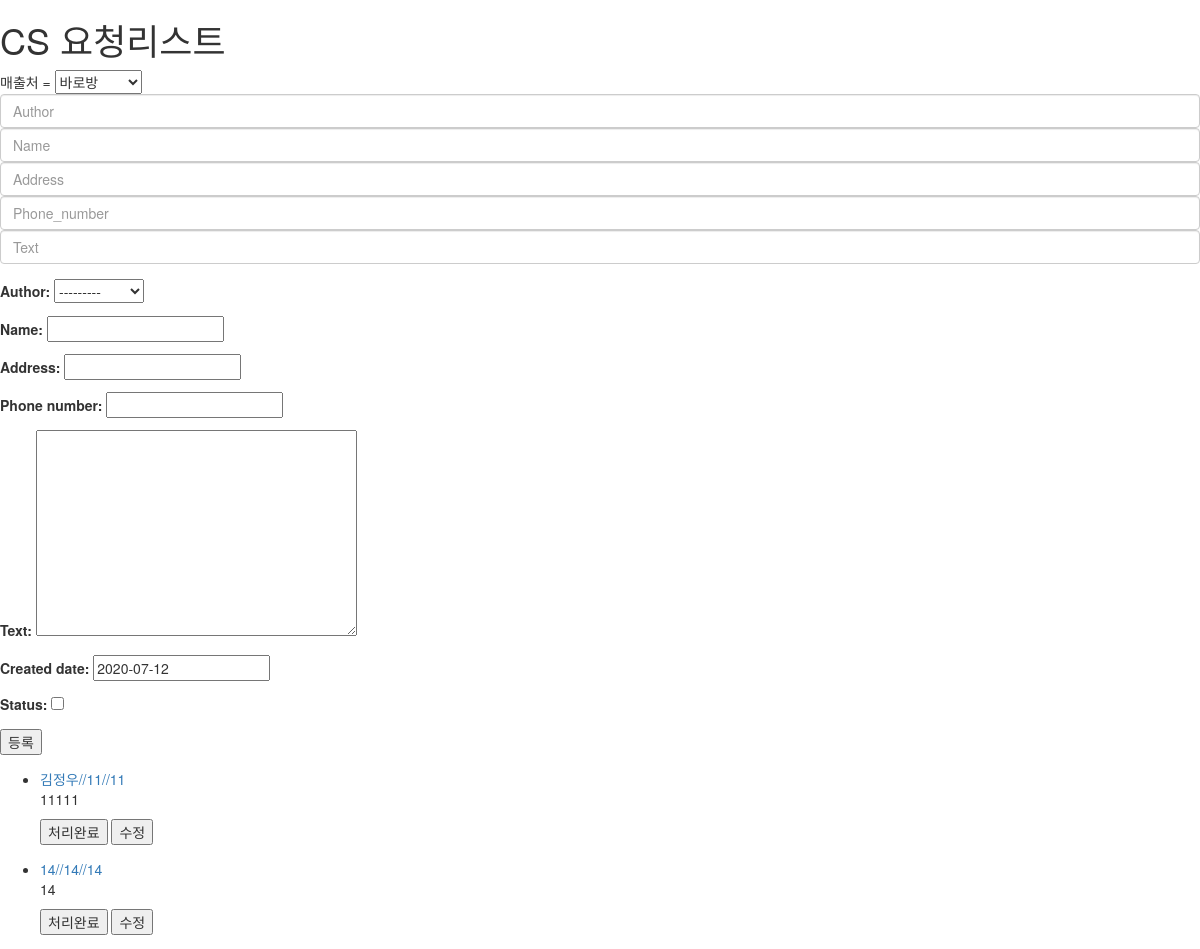
/cs/request/, run on an earlier commit of the app's database.
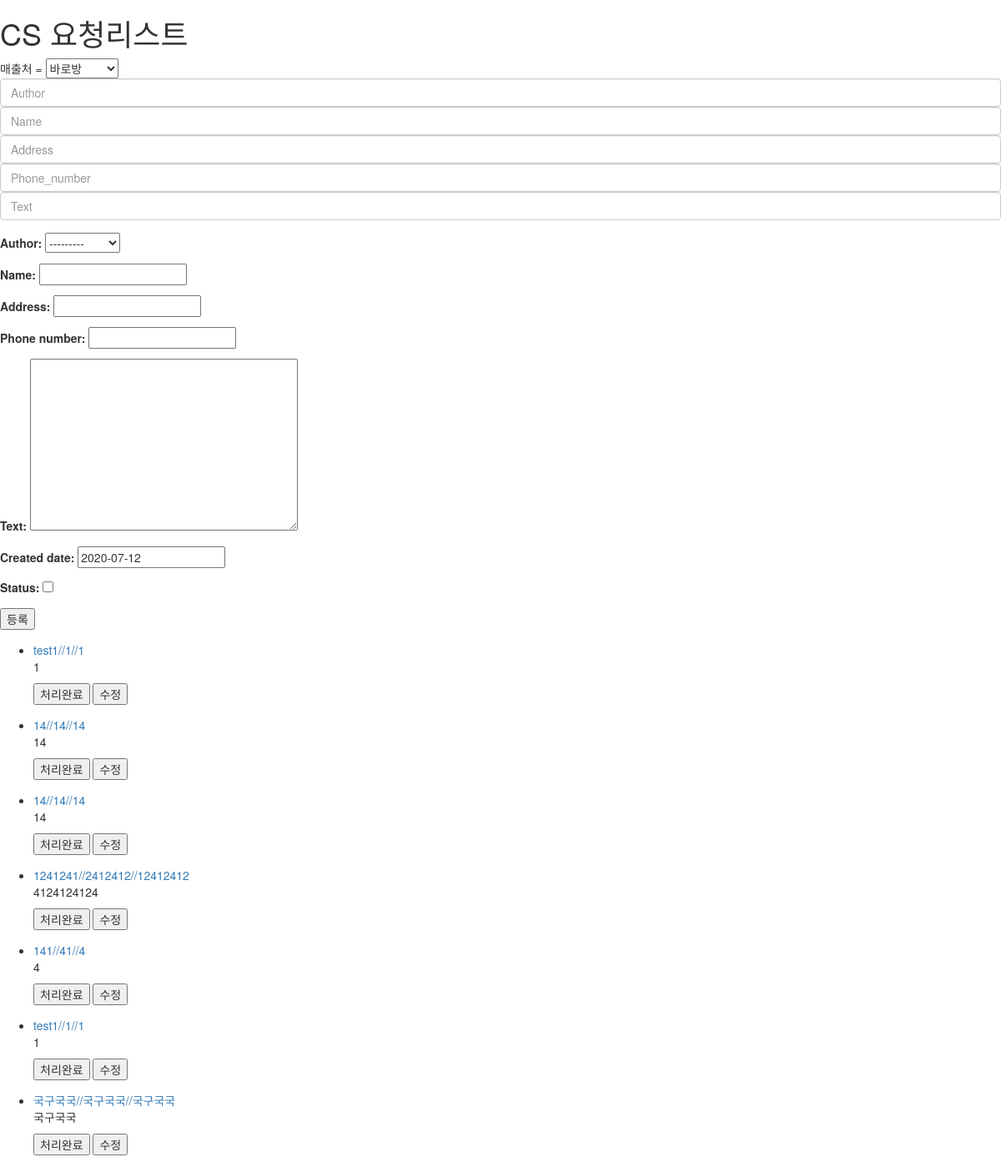
And on a later commit of the database.
### cs/models.py (models this page shows, shortened)
class Request(models.Model):
    objects = models.Manager()
    author = models.ForeignKey(settings.AUTH_USER_MODEL, on_delete=models.CASCADE)
    name = models.CharField(max_length=20)
    address = models.CharField(max_length=50)
    phone_number = models.CharField(max_length=50)
    text = models.TextField()
    created_date = models.DateField(default=timezone.now)
    status = models.BooleanField(default=False)
    class Meta:
        ordering = ['status']

### cs/views.py (the view, shortened to what this page needs)
# urls.py: path('request/', views.Requestview.as_view(), name='request_merge'),
class Requestview(MultipleObjectMixin, CreateView):
    model = Request
    fields = "__all__"
    template_name = "cs/request.html"
    success_rul = "cs/request/"
    def get(self, request, *args, **kwargs):
        self.object_list = self.get_queryset() # DB에서 레코드들을 꺼내오는 메소드get_queryset()
        return super().get(request, *args, **kwargs)

### cs/templates/cs/request.html (shortened to what this page needs)
{% extends "cs/base.html" %}
{% block title %}CS 요청리스트{% endblock %}
{% block content %}
<form class="inputBox" method="post">{% csrf_token %}
    매출처 = <select name="order_site">
        <option value="site">바로방</option>
    </select>
    <div class="form-group">
        <input class = "form-control" type="text" name = "author" placeholder="Author" required>
        <input class = "form-control" type="text" name = "name" placeholder="Name" required>
        <input class = "form-control" type="text" name = "address" placeholder="Address" required>
        <input class = "form-control" type="text" name = "phone_number" placeholder="Phone_number" required>
        <input class = "form-control" type="text" name = "text" placeholder="Text" required>
    </div>
    {{ form.as_p }}
    <input type="submit" value="등록">
</form>
<ul class="requsetList">
{% for request in object_list %}
    <form action="{% url 'request_merge' %}" method = 'post'>{% csrf_token %}
        <li>
            <a href='javascript:doDisplay({{forloop.counter0}})'>{{ request.name }}//{{ request.address }}//{{ request.phone_number }}</a>
            <div class ="text">
            <p id="text{{forloop.counter0}}">{{ request.text }}</p>
                <button type="button">처리완료</button>
                <button type="button" id="edit{{forloop.counter0}}" class = edit pk='{{request.pk}}'>수정</button>
            </div>
    </form>
    {% endfor %}
</ul>
{% endblock %}

What changed in the data, as far as the page shows it:
removed Request: name "김정우", address "11", phone_number "11", text "11111"
added Request: name "test1", address "1", phone_number "1", text "1"
added Request: name "14", address "14", phone_number "14", text "14"
added Request: name "1241241", address "2412412", phone_number "12412412", text "4124124124"
added Request: name "141", address "41", phone_number "4", text "4"
added Request: name "test1", address "1", phone_number "1", text "1"
added Request: name "국구국국", address "국구국국", phone_number "국구국국", text "국구국국"
